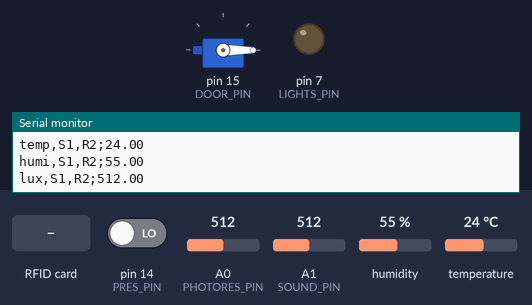
The sketch below on a simulated Arduino Mega 2560, built with avr-gcc and run on an emulated ATmega2560. Parts: servo, output pins drawn as LEDs (lit = HIGH), the last lines printed to the serial monitor. The test bench sets the inputs (shaded band); at power-on: pin 14 (PRES_PIN) LOW, A0 (PHOTORES_PIN) = 512, A1 (SOUND_PIN) = 512, humidity 55 %, temperature 24 °C. Pins used as bus, display or sensor lines are not drawn.

Above: at 1.2 s.
1.3 s: pin 14 (PRES_PIN) driven HIGH
At 2.6 s:
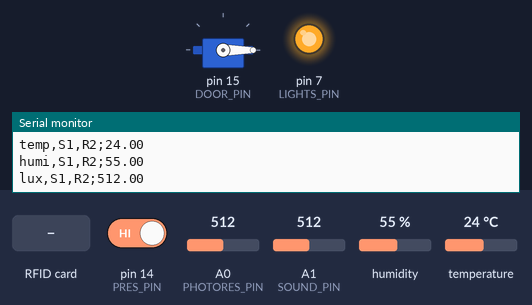
2.9 s: RFID card 43 9B 72 0C held to the reader
At 3.6 s:
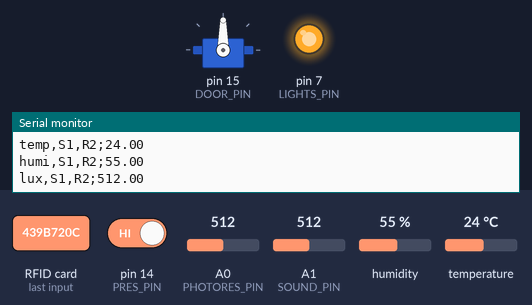
Timing chart, 0 to 9.7 s (numbered marks = the images above; inputs shaded):
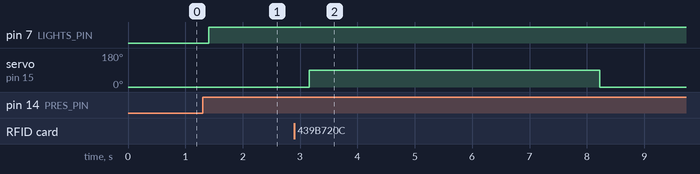

Measured:
- after the input at 1.3 s, pin 7 (LIGHTS_PIN): LOW → HIGH after 0.11 s
- after the input at 2.9 s, servo on pin 15 (DOOR_PIN): 0° → 90° after 0.26 s, → 0° 5.1 s later

The sketch:

Room1.ino
```cpp
/*
 * Created by Aloha Corp
 */

/*
 * --------------------------------------------------------------------------------------------------------------------
 * Example to change UID of changeable MIFARE card.
 * --------------------------------------------------------------------------------------------------------------------
 * This is a MFRC522 library example; for further details and other examples see: https://github.com/miguelbalboa/rfid
 *
 * This sample shows how to set the UID on a UID changeable MIFARE card.
 * NOTE: for more informations read the README.rst
 *
 * Typical pin layout used:
 * -----------------------------------------------------------------------------------------
 *             MFRC522      Arduino       Arduino   Arduino    Arduino          Arduino
 *             Reader/PCD   Uno           Mega      Nano v3    Leonardo/Micro   Pro Micro
 * Signal      Pin          Pin           Pin       Pin        Pin              Pin
 * -----------------------------------------------------------------------------------------
 * RST/Reset   RST          9             5         D9         RESET/ICSP-5     RST
 * SPI SS      SDA(SS)      10            53        D10        10               10
 * SPI MOSI    MOSI         11 / ICSP-4   51        D11        ICSP-4           16
 * SPI MISO    MISO         12 / ICSP-1   50        D12        ICSP-1           14
 * SPI SCK     SCK          13 / ICSP-3   52        D13        ICSP-3           15
 */

// Librairies
#include <SPI.h>
#include <MFRC522.h>
#include <Servo.h>
#include <dht11.h>

// Definition of the room
#define ID_CARTE "S1"
#define ROOM "R2"

// Definition of pins
#define RFID_RST_PIN      5     // RFID RST pin - check above documentation for more details
#define LIGHTS_PIN        7     // Led pin
#define PRES_PIN          14    // HC-S501 Presence Sensor
#define DOOR_PIN          15    // Servo motor
#define DHT_PIN           16    // DHT11 Temperature and Humidity sensor
#define RFID_SS_PIN       53    // RFID SS pin - check above documentation for more details
#define PHOTORES_PIN      A0    // Photoresistor
#define SOUND_PIN         A1    // Soundsound sensor


// Door - Servo motor
#define CLOSE_ROTATION    0     // Rotation for servo to close the door
#define OPEN_ROTATION     90    // Rotation for servo to open the door
#define DOOR_DURATION     5000  // Duration the door will be open
Servo door;
bool isDoorOpen;
unsigned long opened_door_timestamp;

// Lights
#define LIGHTS_DURATION   10000 // Duration the lights will be on
bool isLightsOn;
unsigned long lights_on_timestamp;

// RFID
MFRC522 mfrc522(RFID_SS_PIN, RFID_RST_PIN);   // Create MFRC522 instance
MFRC522::MIFARE_Key key;
String acceptedUsers[] = {
  "43 9B 72 0C",
  "59 15 C5 B1",
  "03 21 18 0B"
};


void setup() {
  Serial.begin(9600);

  // RFID
  SPI.begin();         // Init SPI bus
  mfrc522.PCD_Init();  // Init MFRC522 card

  // Set pins
  pinMode(LIGHTS_PIN, OUTPUT);  // Set lights to output
  pinMode(PRES_PIN, INPUT);     // Set presence sensor to input
  pinMode(PHOTORES_PIN, INPUT); // Set photoresistance to input
  pinMode(SOUND_PIN, INPUT);    // Set sound sensor to input
  pinMode(DHT_PIN, INPUT);      // Set humidity and temperature sensor to input
  door.attach(DOOR_PIN);        // Set door pin

  // Init variables
  door.write(CLOSE_ROTATION);
  digitalWrite(LIGHTS_PIN, LOW);
  isDoorOpen = false;
  isLightsOn = false;

  // Prepare key - all keys are set to FFFFFFFFFFFF at chip delivery from the factory.
  for (byte i = 0; i < 6; i++) {
    key.keyByte[i] = 0xFF;
  }
}

void loop() {
  // PIR Sensor
  int presenceValue = getPresenceSensorValue();
  sendMove(presenceValue);
  if (presenceValue == 1) {
    switchOnLights();
  }

  // Temperature and humidity sensor
  dht11 DHT = getDHTValues();
  sendTemperature((float)DHT.temperature);
  sendHumidity((float)DHT.humidity);

  // Luminosity
  sendLuminosity(getLuminosityValue());

  // Sound
  sendSound(getSoundSensorValue());

  // RFID
  String UID = getRFIDUID();
  Serial.println("----------------------");
  Serial.println(UID);
  Serial.println("----------------------");
  if (UID != String("")) {
    sendCardUID(UID);

    // Servo
    if (isUserAccepted(UID)) {
      openDoor();
    }
  }

  closeDoor();
  switchOffLights();
  Serial.println();
}

bool getPresenceSensorValue() {
  int presenceValue = digitalRead(PRES_PIN); // Get presence sensor's value
  return presenceValue;
}

int getLuminosityValue() {
  int lumiValue = analogRead(PHOTORES_PIN); // Get presence sensor's value
  return lumiValue;
}

int getSoundSensorValue() {
  int soundValue = analogRead(SOUND_PIN); // Get presence sensor's value
  return soundValue;
}

dht11 getDHTValues()
{
  dht11 DHT11;
  DHT11.read(DHT_PIN);
  return DHT11;
}

String getRFIDUID() {
  // Look for new cards, and select one if present
  if ( ! mfrc522.PICC_IsNewCardPresent() || ! mfrc522.PICC_ReadCardSerial() ) {
    delay(50);
    return "";
  }

  // Dump UID
  String content= "";
  for (byte i = 0; i < mfrc522.uid.size; i++) {
    content.concat(String(mfrc522.uid.uidByte[i] < 0x10 ? " 0" : " "));
    content.concat(String(mfrc522.uid.uidByte[i], HEX));
  }
  content.toUpperCase();
  content.trim();

  return content;
}

bool isUserAccepted(String UID) {

  // Get number of authorized users
  int acceptedUsersLength = sizeof(acceptedUsers) / sizeof(String);

  // Check if the user is an authorized user in the list
  for (int i = 0; i < acceptedUsersLength; i++ ) {
    if (UID == acceptedUsers[i]) {
      Serial.println("User ["+UID+"] is accepted");
      return true;
    }
  }

  // if the user is not an authorized user
  Serial.println("The card ["+UID+"] is not an authorized user");
  return false;
}

void openDoor() {
  // If the door is closed, open the door
  if (isDoorOpen == false) {
    Serial.println("Opening the door");
    isDoorOpen = true;
    door.write(OPEN_ROTATION);
  }

  // Reset timestamp if the card is still detected while the door is opened
  opened_door_timestamp = millis();
}

void closeDoor() {
  // If the door is opened and 5 seconds pass since last detection, close the door
  if (isDoorOpen == true) {
    if( millis() - opened_door_timestamp > DOOR_DURATION ) {
      Serial.println("Closing the door");
      door.write(CLOSE_ROTATION);
      isDoorOpen = false;
    }
  }
}

void switchOnLights() {
  // If the lights are off, switch on the lights
  if (isLightsOn == false) {
    Serial.println("Switch on the lights");
    isLightsOn = true;
    digitalWrite(LIGHTS_PIN, isLightsOn);
  }

  // Reset timestamp if the card is still detected while the door is opened
  lights_on_timestamp = millis();
}

void switchOffLights() {
  // If the lights are on and 20 seconds pass since last detection, switch off the lights
  if (isLightsOn == true) {
    if( millis() - lights_on_timestamp > LIGHTS_DURATION ) {
      Serial.println("Switch off the lights");
      isLightsOn = false;
      digitalWrite(LIGHTS_PIN, isDoorOpen);
    }
  }
}

// Send temp value
String sendTemperature(float temp){
  String to_send = "temp," + String(ID_CARTE) + "," + String(ROOM) + ";" + String(temp);
  Serial.println(to_send);
  return to_send;
}

// Send temp value
String sendHumidity(float humi){
  String to_send = "humi," + String(ID_CARTE) + "," + String(ROOM) + ";" + String(humi);
  Serial.println(to_send);
  return to_send;
}

// Send card UID
String sendCardUID(String cardUID){
  String to_send = "door," + String(ID_CARTE) + "," + String(ROOM) + ";" + String(cardUID);
  Serial.println(to_send);
  return to_send;
}

// Send lumen value
String sendLuminosity(float lumen){
  String to_send = "lux," + String(ID_CARTE) + "," + String(ROOM) + ";" + String(lumen);
  Serial.println(to_send);
  return to_send;
}

// Send sound value
String sendSound(float sound){
  String to_send = "sound," + String(ID_CARTE) + "," + String(ROOM) + ";" + String(sound);
  Serial.println(to_send);
  return to_send;
}

// Send move value
String sendMove(bool movement){
  String to_send = "move," + String(ID_CARTE) + "," + String(ROOM) + ";" + String(movement);
  Serial.println(to_send);
  return to_send;
}
```
